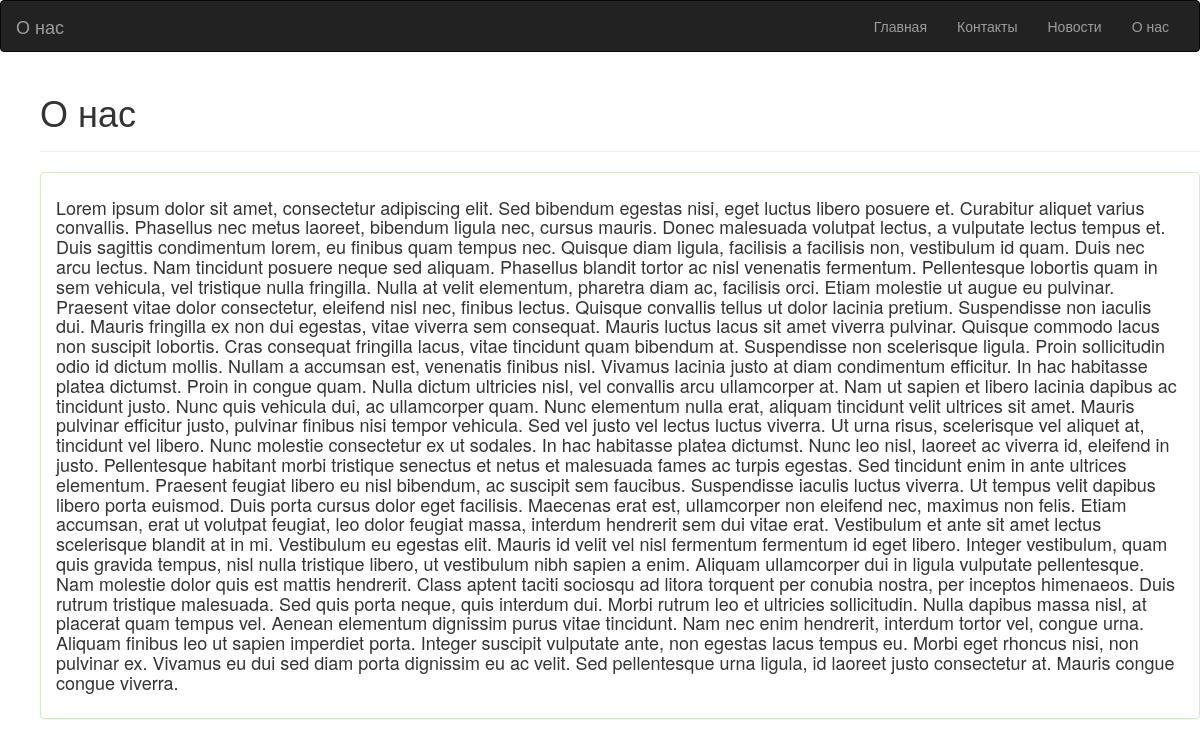
Page /about/ on the earlier database version.
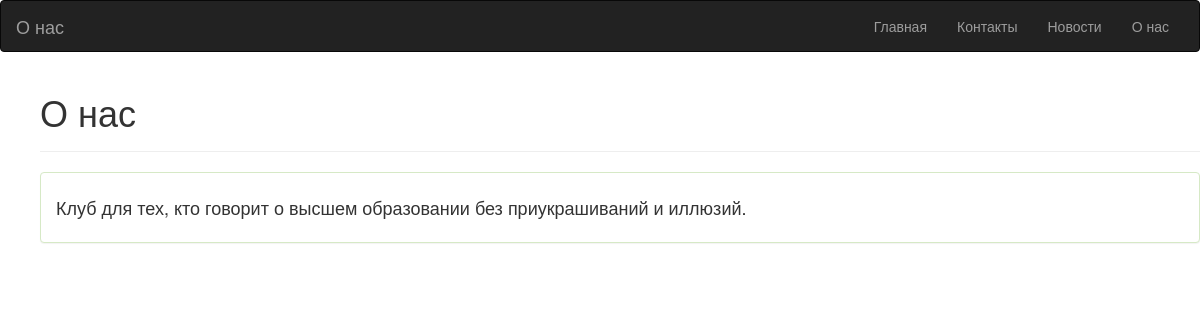
Same page on the later database version.
### blog/models.py (models this page shows)
class AboutPage(models.Model):
    title = models.CharField(max_length=100)
    description = models.TextField()

### blog/views.py (the view)
# urls.py: path('about/', AboutView.as_view(), name='about'),
class AboutView(TemplateView):
    template_name = 'blog/about.html'
    def get_context_data(self, **kwargs):
        context = super().get_context_data(**kwargs)
        context['about_page'] = AboutPage.objects.first()
        return context

### blog/templates/blog/about.html (shortened to what this page needs)
<html>
    <head>
        <link rel="stylesheet" href="https://maxcdn.bootstrapcdn.com/bootstrap/3.3.7/css/bootstrap.min.css"
>
    </head>
    <body>
        <nav class="navbar navbar-inverse">
            <div class="container-fluid">
              <div class="navbar-header">
                <a class="navbar-brand" href="#">{{ about_page.title }}</a>
              </div>
              <div class="collapse navbar-collapse" id="bs-example-navbar-collapse-1">
                <ul class="nav navbar-nav navbar-right">
                    <li><a href="{% url 'home' %}">Главная</a></li>
                    <li><a href="{% url 'contact' %}">Контакты</a></li>
                    <li><a href="{% url 'news_list' %}"> Новости </a></li>
                    <li><a href="{% url 'about' %}"> О нас </a></li>
                </ul>
              </div>
            </div>
        </nav>
        <ul>
            <div class="page-header">
              <h1>{{ about_page.title }}</h1>
            </div>
            <div class="panel panel-success">
                <div class="panel-body">
                    <h4>{{ about_page.description }}</h4>
                </div>
            </div>
        </ul>
    </body>
</html>

Differences in the rows shown:
changed AboutPage "О нас": description "Lorem ipsum dolor sit amet, consectetur adipiscing elit. Sed bibendum egestas nisi, eget luctus libero posuere et. Curabitur aliquet varius convallis. Phasellus nec metus laoreet, bibendum ligula nec, cursus mauris. Donec malesuada volutpat lectus, a vulputate lectus tempus et. Duis sagittis condimentum lorem, eu finibus quam tempus nec. Quisque diam ligula, facilisis a facilisis non, vestibulum id quam. Duis nec arcu lectus. Nam tincidunt posuere neque sed aliquam. Phasellus blandit tortor ac nisl venenatis fermentum. Pellentesque lobortis quam in sem vehicula, vel tristique nulla fringilla. Nulla at velit elementum, pharetra diam ac, facilisis orci. Etiam molestie ut augue eu pulvinar.…" → "Клуб для тех, кто говорит о высшем образовании без приукрашиваний и иллюзий."
